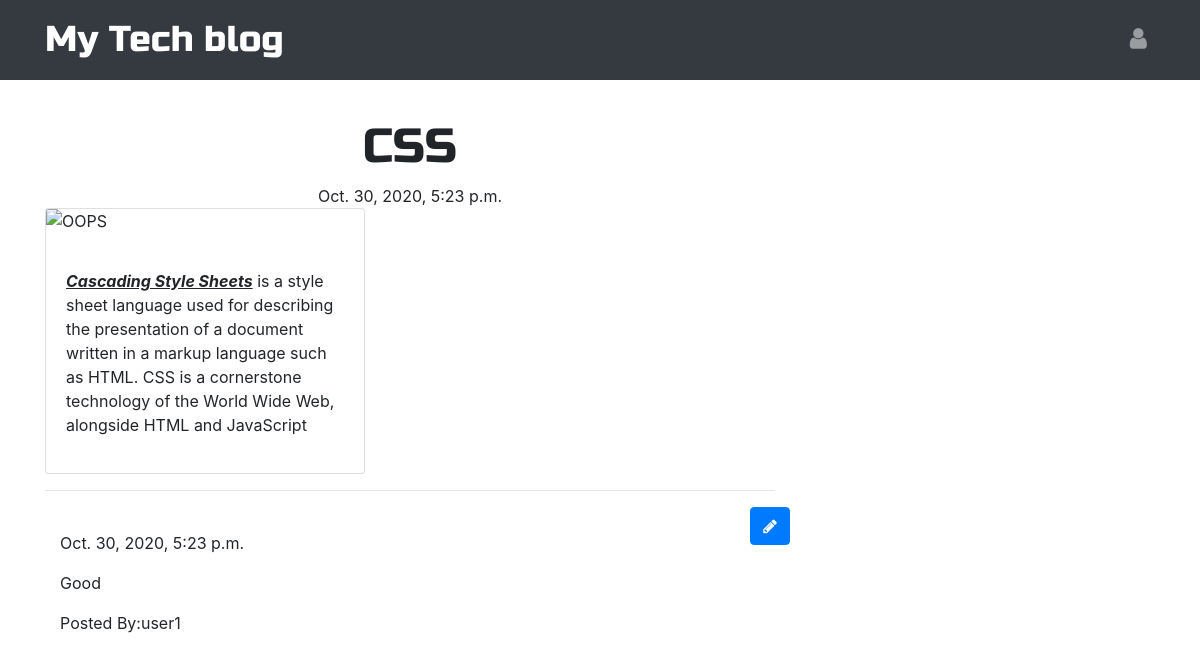
Screenshot of /post/3 with the database file from the repository.
### blog/models.py (models this page shows, shortened)
class Post(models.Model):
    author = models.ForeignKey('auth.User', on_delete=models.CASCADE)
    title = models.CharField(max_length=200)
    text = models.TextField()
    created_date = models.DateTimeField(default=timezone.now)
    published_date = models.DateTimeField(blank=True, null=True)

class Comment(models.Model):
    post = models.ForeignKey('blog.Post', related_name='comments', on_delete=models.CASCADE)
    author = models.CharField(max_length=200)
    text = models.TextField()
    created_date = models.DateTimeField(default=timezone.now)
    approved_comment = models.BooleanField(default=False)

### blog/views.py (the view)
# urls.py: path('post/<int:pk>',views.PostDetailView.as_view(),name='post_detail'),
class PostDetailView(DetailView):
    model = Post

### blog/templates/blog/post_detail.html (shortened to what this page needs)
{% extends 'blog/base.html' %}
{% block content %}
<h1 class="posttitle">{{post.title|safe}}</h1>
{% if post.published_date %}
<div class="date postdate">
    {{ post.published_date }}
</div>
{% else %}
<a  class="btn btn-default" href="{% url 'post_publish' pk=post.pk %}">Publish</a>
{% endif %}
<div class="card" style="width: 20rem;">
  <img src="https://images.unsplash.com/photo-1515879218367-8466d910aaa4?ixlib=rb-1.2.1&ixid=eyJhcHBfaWQiOjEyMDd9&auto=format&fit=crop&w=500&q=60" class="card-img-top" alt="OOPS">
    <div class="card-body">
    <p class="postcontent">
    {{post.text|safe|linebreaksbr}}
</p>
  </div>
</div>
<hr>
<a class='btn btn-primary btn-comment' href="{% url 'add_comment_to_post' pk=post.pk %}">
     <span class="fa fa-pencil"></span>
</a>
<div class="container">
    {% for comment in post.comments.all %}
    <br>
    {% if user.is_authenticated or comment.approved_comment %}
      {{ comment.created_date }}
    <p>
        {{comment.text|safe|linebreaks}}
    </p>
    <p>
        Posted By:{{comment.author }}
    </p>
    {% endif %}
    {% empty %}
    <p>No comment</p>
    {% endfor %}
</div>
{% endblock %}

### blog/static/css/blog.css (style rules this page uses)
.postdate { text-align: center; }
.posttitle { font-family: 'Russo One', sans-serif; font-size: 3em; text-align: center; margin-top: 28px; }
.postcontent { font-family: 'Montserrat'; font-size: 1.5em; }
.btn-comment { position: absolute; right: 0px; }
.loader { filter:hue-rotate(0deg); color: linear-gradient(45deg,#0f8,#08f); animation:hue 5000ms infinite linear; }

### rows the page displays
Post: title "CSS", published_date "Oct. 30, 2020, 5:23 p.m.", text "Cascading Style Sheets is a style sheet language used for describing the presentation of a document written in a markup language such as HTML. CSS is a cornerstone technology of the World Wide Web, alongside HTML and JavaScript"
Comment: created_date "Oct. 30, 2020, 5:23 p.m.", text "Good", author "user1"
